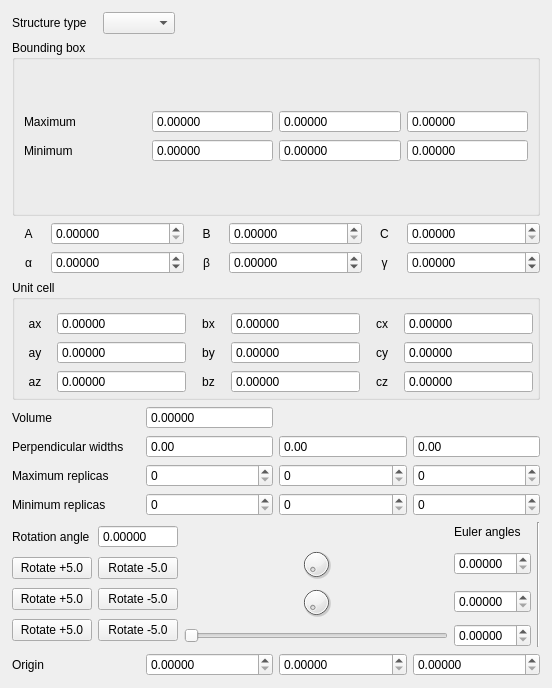
<?xml version="1.0" encoding="UTF-8"?>
<ui version="4.0">
 <class>CellMainWidget</class>
 <widget class="QWidget" name="CellMainWidget">
  <property name="geometry">
   <rect>
    <x>0</x>
    <y>0</y>
    <width>552</width>
    <height>688</height>
   </rect>
  </property>
  <property name="windowTitle">
   <string>Form</string>
  </property>
  <layout class="QVBoxLayout" name="verticalLayout_2" stretch="1,4,0,1,4,1,0,4">
   <property name="leftMargin">
    <number>12</number>
   </property>
   <property name="topMargin">
    <number>12</number>
   </property>
   <property name="rightMargin">
    <number>12</number>
   </property>
   <property name="bottomMargin">
    <number>12</number>
   </property>
   <item>
    <layout class="QHBoxLayout" name="horizontalLayout_5">
     <item>
      <widget class="QLabel" name="label">
       <property name="text">
        <string>Structure type</string>
       </property>
      </widget>
     </item>
     <item>
      <spacer name="horizontalSpacer">
       <property name="orientation">
        <enum>Qt::Horizontal</enum>
       </property>
       <property name="sizeType">
        <enum>QSizePolicy::Fixed</enum>
       </property>
       <property name="sizeHint" stdset="0">
        <size>
         <width>10</width>
         <height>20</height>
        </size>
       </property>
      </spacer>
     </item>
     <item>
      <widget class="QComboBox" name="cellStructureTypeComboBox">
       <property name="editable">
        <bool>false</bool>
       </property>
      </widget>
     </item>
     <item>
      <spacer name="horizontalSpacer_2">
       <property name="orientation">
        <enum>Qt::Horizontal</enum>
       </property>
       <property name="sizeHint" stdset="0">
        <size>
         <width>40</width>
         <height>20</height>
        </size>
       </property>
      </spacer>
     </item>
    </layout>
   </item>
   <item>
    <layout class="QVBoxLayout" name="verticalLayout_7">
     <item>
      <widget class="QGroupBox" name="groupBox">
       <property name="title">
        <string>Bounding box</string>
       </property>
       <layout class="QVBoxLayout" name="verticalLayout_6">
        <item>
         <layout class="QGridLayout" name="gridLayout">
          <item row="0" column="0">
           <widget class="QLabel" name="label_2">
            <property name="text">
             <string>Maximum</string>
            </property>
           </widget>
          </item>
          <item row="1" column="0">
           <widget class="QLabel" name="label_3">
            <property name="text">
             <string>Minimum</string>
            </property>
           </widget>
          </item>
          <item row="0" column="1">
           <widget class="CustomDoubleSpinBox" name="cellBoundingBoxMaxXDoubleSpinBox">
            <property name="readOnly">
             <bool>true</bool>
            </property>
            <property name="buttonSymbols">
             <enum>QAbstractSpinBox::NoButtons</enum>
            </property>
            <property name="keyboardTracking">
             <bool>false</bool>
            </property>
            <property name="decimals">
             <number>5</number>
            </property>
            <property name="maximum">
             <double>9999.989999999999782</double>
            </property>
           </widget>
          </item>
          <item row="0" column="2">
           <widget class="CustomDoubleSpinBox" name="cellBoundingBoxMaxYDoubleSpinBox">
            <property name="readOnly">
             <bool>true</bool>
            </property>
            <property name="buttonSymbols">
             <enum>QAbstractSpinBox::NoButtons</enum>
            </property>
            <property name="keyboardTracking">
             <bool>false</bool>
            </property>
            <property name="decimals">
             <number>5</number>
            </property>
            <property name="maximum">
             <double>9999.989999999999782</double>
            </property>
           </widget>
          </item>
          <item row="0" column="3">
           <widget class="CustomDoubleSpinBox" name="cellBoundingBoxMaxZDoubleSpinBox">
            <property name="readOnly">
             <bool>true</bool>
            </property>
            <property name="buttonSymbols">
             <enum>QAbstractSpinBox::NoButtons</enum>
            </property>
            <property name="keyboardTracking">
             <bool>false</bool>
            </property>
            <property name="decimals">
             <number>5</number>
            </property>
            <property name="minimum">
             <double>-9999.989999999999782</double>
            </property>
            <property name="maximum">
             <double>9999.989999999999782</double>
            </property>
           </widget>
          </item>
          <item row="1" column="3">
           <widget class="CustomDoubleSpinBox" name="cellBoundingBoxMinZDoubleSpinBox">
            <property name="readOnly">
             <bool>true</bool>
            </property>
            <property name="buttonSymbols">
             <enum>QAbstractSpinBox::NoButtons</enum>
            </property>
            <property name="keyboardTracking">
             <bool>false</bool>
            </property>
            <property name="decimals">
             <number>5</number>
            </property>
            <property name="maximum">
             <double>9999.989999999999782</double>
            </property>
           </widget>
          </item>
          <item row="1" column="2">
           <widget class="CustomDoubleSpinBox" name="cellBoundingBoxMinYDoubleSpinBox">
            <property name="readOnly">
             <bool>true</bool>
            </property>
            <property name="buttonSymbols">
             <enum>QAbstractSpinBox::NoButtons</enum>
            </property>
            <property name="keyboardTracking">
             <bool>false</bool>
            </property>
            <property name="decimals">
             <number>5</number>
            </property>
            <property name="minimum">
             <double>-9999.989999999999782</double>
            </property>
            <property name="maximum">
             <double>9999.989999999999782</double>
            </property>
           </widget>
          </item>
          <item row="1" column="1">
           <widget class="CustomDoubleSpinBox" name="cellBoundingBoxMinXDoubleSpinBox">
            <property name="readOnly">
             <bool>true</bool>
            </property>
            <property name="buttonSymbols">
             <enum>QAbstractSpinBox::NoButtons</enum>
            </property>
            <property name="keyboardTracking">
             <bool>false</bool>
            </property>
            <property name="decimals">
             <number>5</number>
            </property>
            <property name="minimum">
             <double>-9999.989999999999782</double>
            </property>
            <property name="maximum">
             <double>9999.989999999999782</double>
            </property>
           </widget>
          </item>
         </layout>
        </item>
       </layout>
      </widget>
     </item>
    </layout>
   </item>
   <item>
    <layout class="QGridLayout" name="gridLayout_5" columnstretch="1,4,1,4,1,4">
     <item row="1" column="0">
      <widget class="QLabel" name="label_22">
       <property name="text">
        <string>α</string>
       </property>
       <property name="alignment">
        <set>Qt::AlignCenter</set>
       </property>
      </widget>
     </item>
     <item row="0" column="2">
      <widget class="QLabel" name="label_20">
       <property name="text">
        <string>B</string>
       </property>
       <property name="alignment">
        <set>Qt::AlignCenter</set>
       </property>
      </widget>
     </item>
     <item row="1" column="4">
      <widget class="QLabel" name="label_24">
       <property name="text">
        <string>γ</string>
       </property>
       <property name="alignment">
        <set>Qt::AlignCenter</set>
       </property>
      </widget>
     </item>
     <item row="0" column="0">
      <widget class="QLabel" name="label_19">
       <property name="text">
        <string>A</string>
       </property>
       <property name="alignment">
        <set>Qt::AlignCenter</set>
       </property>
      </widget>
     </item>
     <item row="1" column="2">
      <widget class="QLabel" name="label_23">
       <property name="text">
        <string>β</string>
       </property>
       <property name="alignment">
        <set>Qt::AlignCenter</set>
       </property>
      </widget>
     </item>
     <item row="0" column="3">
      <widget class="CustomDoubleSpinBox" name="unitCellBDoubleSpinBox">
       <property name="readOnly">
        <bool>false</bool>
       </property>
       <property name="keyboardTracking">
        <bool>false</bool>
       </property>
       <property name="decimals">
        <number>5</number>
       </property>
       <property name="maximum">
        <double>999999.989999999990687</double>
       </property>
      </widget>
     </item>
     <item row="0" column="1">
      <widget class="CustomDoubleSpinBox" name="unitCellADoubleSpinBox">
       <property name="readOnly">
        <bool>false</bool>
       </property>
       <property name="keyboardTracking">
        <bool>false</bool>
       </property>
       <property name="decimals">
        <number>5</number>
       </property>
       <property name="maximum">
        <double>99999.990000000005239</double>
       </property>
      </widget>
     </item>
     <item row="1" column="1">
      <widget class="CustomDoubleSpinBox" name="unitCellAlphaDoubleSpinBox">
       <property name="readOnly">
        <bool>false</bool>
       </property>
       <property name="keyboardTracking">
        <bool>false</bool>
       </property>
       <property name="decimals">
        <number>5</number>
       </property>
       <property name="minimum">
        <double>-9999.989999999999782</double>
       </property>
       <property name="maximum">
        <double>9999.989999999999782</double>
       </property>
      </widget>
     </item>
     <item row="1" column="3">
      <widget class="CustomDoubleSpinBox" name="unitCellBetaDoubleSpinBox">
       <property name="readOnly">
        <bool>false</bool>
       </property>
       <property name="keyboardTracking">
        <bool>false</bool>
       </property>
       <property name="decimals">
        <number>5</number>
       </property>
       <property name="minimum">
        <double>-9999.989999999999782</double>
       </property>
       <property name="maximum">
        <double>9999.989999999999782</double>
       </property>
      </widget>
     </item>
     <item row="1" column="5">
      <widget class="CustomDoubleSpinBox" name="unitCellGammaDoubleSpinBox">
       <property name="readOnly">
        <bool>false</bool>
       </property>
       <property name="keyboardTracking">
        <bool>false</bool>
       </property>
       <property name="decimals">
        <number>5</number>
       </property>
       <property name="minimum">
        <double>-9999.989999999999782</double>
       </property>
       <property name="maximum">
        <double>9999.989999999999782</double>
       </property>
      </widget>
     </item>
     <item row="0" column="5">
      <widget class="CustomDoubleSpinBox" name="unitCellCDoubleSpinBox">
       <property name="readOnly">
        <bool>false</bool>
       </property>
       <property name="keyboardTracking">
        <bool>false</bool>
       </property>
       <property name="decimals">
        <number>5</number>
       </property>
       <property name="maximum">
        <double>999999.989999999990687</double>
       </property>
      </widget>
     </item>
     <item row="0" column="4">
      <widget class="QLabel" name="label_17">
       <property name="text">
        <string>C</string>
       </property>
       <property name="alignment">
        <set>Qt::AlignCenter</set>
       </property>
      </widget>
     </item>
    </layout>
   </item>
   <item>
    <layout class="QVBoxLayout" name="verticalLayout_3" stretch="2">
     <item>
      <layout class="QVBoxLayout" name="verticalLayout_4">
       <item>
        <widget class="QGroupBox" name="groupBox_2">
         <property name="title">
          <string>Unit cell</string>
         </property>
         <layout class="QVBoxLayout" name="verticalLayout_5">
          <property name="leftMargin">
           <number>4</number>
          </property>
          <property name="topMargin">
           <number>12</number>
          </property>
          <property name="rightMargin">
           <number>4</number>
          </property>
          <property name="bottomMargin">
           <number>4</number>
          </property>
          <item>
           <layout class="QGridLayout" name="gridLayout_2" columnstretch="1,4,1,4,1,4">
            <item row="2" column="4">
             <widget class="QLabel" name="label_12">
              <property name="text">
               <string>cz</string>
              </property>
              <property name="alignment">
               <set>Qt::AlignCenter</set>
              </property>
             </widget>
            </item>
            <item row="0" column="0">
             <widget class="QLabel" name="label_4">
              <property name="text">
               <string>ax</string>
              </property>
              <property name="alignment">
               <set>Qt::AlignCenter</set>
              </property>
             </widget>
            </item>
            <item row="0" column="2">
             <widget class="QLabel" name="label_7">
              <property name="text">
               <string>bx</string>
              </property>
              <property name="alignment">
               <set>Qt::AlignCenter</set>
              </property>
             </widget>
            </item>
            <item row="0" column="4">
             <widget class="QLabel" name="label_10">
              <property name="text">
               <string>cx</string>
              </property>
              <property name="alignment">
               <set>Qt::AlignCenter</set>
              </property>
             </widget>
            </item>
            <item row="1" column="0">
             <widget class="QLabel" name="label_5">
              <property name="text">
               <string>ay</string>
              </property>
              <property name="alignment">
               <set>Qt::AlignCenter</set>
              </property>
             </widget>
            </item>
            <item row="2" column="0">
             <widget class="QLabel" name="label_6">
              <property name="text">
               <string>az</string>
              </property>
              <property name="alignment">
               <set>Qt::AlignCenter</set>
              </property>
             </widget>
            </item>
            <item row="1" column="2">
             <widget class="QLabel" name="label_9">
              <property name="text">
               <string>by</string>
              </property>
              <property name="alignment">
               <set>Qt::AlignCenter</set>
              </property>
             </widget>
            </item>
            <item row="1" column="4">
             <widget class="QLabel" name="label_11">
              <property name="text">
               <string>cy</string>
              </property>
              <property name="alignment">
               <set>Qt::AlignCenter</set>
              </property>
             </widget>
            </item>
            <item row="2" column="2">
             <widget class="QLabel" name="label_8">
              <property name="text">
               <string>bz</string>
              </property>
              <property name="alignment">
               <set>Qt::AlignCenter</set>
              </property>
             </widget>
            </item>
            <item row="0" column="1">
             <widget class="CustomDoubleSpinBox" name="unitCellAXDoubleSpinBox">
              <property name="readOnly">
               <bool>true</bool>
              </property>
              <property name="buttonSymbols">
               <enum>QAbstractSpinBox::NoButtons</enum>
              </property>
              <property name="keyboardTracking">
               <bool>false</bool>
              </property>
              <property name="decimals">
               <number>5</number>
              </property>
              <property name="minimum">
               <double>-99999.990000000005239</double>
              </property>
              <property name="maximum">
               <double>99999.990000000005239</double>
              </property>
             </widget>
            </item>
            <item row="1" column="1">
             <widget class="CustomDoubleSpinBox" name="unitCellAYDoubleSpinBox">
              <property name="readOnly">
               <bool>true</bool>
              </property>
              <property name="buttonSymbols">
               <enum>QAbstractSpinBox::NoButtons</enum>
              </property>
              <property name="keyboardTracking">
               <bool>false</bool>
              </property>
              <property name="decimals">
               <number>5</number>
              </property>
              <property name="minimum">
               <double>-999.990000000000009</double>
              </property>
              <property name="maximum">
               <double>999.990000000000009</double>
              </property>
             </widget>
            </item>
            <item row="2" column="1">
             <widget class="CustomDoubleSpinBox" name="unitCellAZDoubleSpinBox">
              <property name="readOnly">
               <bool>true</bool>
              </property>
              <property name="buttonSymbols">
               <enum>QAbstractSpinBox::NoButtons</enum>
              </property>
              <property name="keyboardTracking">
               <bool>false</bool>
              </property>
              <property name="decimals">
               <number>5</number>
              </property>
              <property name="minimum">
               <double>-999.990000000000009</double>
              </property>
              <property name="maximum">
               <double>999.990000000000009</double>
              </property>
             </widget>
            </item>
            <item row="0" column="3">
             <widget class="CustomDoubleSpinBox" name="unitCellBXDoubleSpinBox">
              <property name="readOnly">
               <bool>true</bool>
              </property>
              <property name="buttonSymbols">
               <enum>QAbstractSpinBox::NoButtons</enum>
              </property>
              <property name="keyboardTracking">
               <bool>false</bool>
              </property>
              <property name="decimals">
               <number>5</number>
              </property>
              <property name="minimum">
               <double>-99999.990000000005239</double>
              </property>
              <property name="maximum">
               <double>99999.990000000005239</double>
              </property>
             </widget>
            </item>
            <item row="1" column="3">
             <widget class="CustomDoubleSpinBox" name="unitCellBYDoubleSpinBox">
              <property name="readOnly">
               <bool>true</bool>
              </property>
              <property name="buttonSymbols">
               <enum>QAbstractSpinBox::NoButtons</enum>
              </property>
              <property name="keyboardTracking">
               <bool>false</bool>
              </property>
              <property name="decimals">
               <number>5</number>
              </property>
              <property name="minimum">
               <double>-99999.990000000005239</double>
              </property>
              <property name="maximum">
               <double>99999.990000000005239</double>
              </property>
             </widget>
            </item>
            <item row="2" column="3">
             <widget class="CustomDoubleSpinBox" name="unitCellBZDoubleSpinBox">
              <property name="readOnly">
               <bool>true</bool>
              </property>
              <property name="buttonSymbols">
               <enum>QAbstractSpinBox::NoButtons</enum>
              </property>
              <property name="keyboardTracking">
               <bool>false</bool>
              </property>
              <property name="decimals">
               <number>5</number>
              </property>
              <property name="minimum">
               <double>-99999.990000000005239</double>
              </property>
              <property name="maximum">
               <double>99999.990000000005239</double>
              </property>
             </widget>
            </item>
            <item row="0" column="5">
             <widget class="CustomDoubleSpinBox" name="unitCellCXDoubleSpinBox">
              <property name="readOnly">
               <bool>true</bool>
              </property>
              <property name="buttonSymbols">
               <enum>QAbstractSpinBox::NoButtons</enum>
              </property>
              <property name="keyboardTracking">
               <bool>false</bool>
              </property>
              <property name="decimals">
               <number>5</number>
              </property>
              <property name="minimum">
               <double>-99999.990000000005239</double>
              </property>
              <property name="maximum">
               <double>99999.990000000005239</double>
              </property>
             </widget>
            </item>
            <item row="1" column="5">
             <widget class="CustomDoubleSpinBox" name="unitCellCYDoubleSpinBox">
              <property name="readOnly">
               <bool>true</bool>
              </property>
              <property name="buttonSymbols">
               <enum>QAbstractSpinBox::NoButtons</enum>
              </property>
              <property name="keyboardTracking">
               <bool>false</bool>
              </property>
              <property name="decimals">
               <number>5</number>
              </property>
              <property name="minimum">
               <double>-99999.990000000005239</double>
              </property>
              <property name="maximum">
               <double>99999.990000000005239</double>
              </property>
             </widget>
            </item>
            <item row="2" column="5">
             <widget class="CustomDoubleSpinBox" name="unitCellCZDoubleSpinBox">
              <property name="readOnly">
               <bool>true</bool>
              </property>
              <property name="buttonSymbols">
               <enum>QAbstractSpinBox::NoButtons</enum>
              </property>
              <property name="keyboardTracking">
               <bool>false</bool>
              </property>
              <property name="decimals">
               <number>5</number>
              </property>
              <property name="minimum">
               <double>-99999.990000000005239</double>
              </property>
              <property name="maximum">
               <double>99999.990000000005239</double>
              </property>
             </widget>
            </item>
           </layout>
          </item>
         </layout>
        </widget>
       </item>
      </layout>
     </item>
    </layout>
   </item>
   <item>
    <layout class="QHBoxLayout" name="horizontalLayout_6">
     <item>
      <layout class="QGridLayout" name="gridLayout_3">
       <item row="1" column="1">
        <widget class="CustomDoubleSpinBox" name="perpendicularWidthXDoubleSpinBox">
         <property name="readOnly">
          <bool>true</bool>
         </property>
         <property name="buttonSymbols">
          <enum>QAbstractSpinBox::NoButtons</enum>
         </property>
         <property name="keyboardTracking">
          <bool>false</bool>
         </property>
         <property name="decimals">
          <number>2</number>
         </property>
         <property name="maximum">
          <double>999999.989999999990687</double>
         </property>
        </widget>
       </item>
       <item row="0" column="1">
        <widget class="CustomDoubleSpinBox" name="volumeDoubleSpinBox">
         <property name="readOnly">
          <bool>true</bool>
         </property>
         <property name="buttonSymbols">
          <enum>QAbstractSpinBox::NoButtons</enum>
         </property>
         <property name="keyboardTracking">
          <bool>false</bool>
         </property>
         <property name="decimals">
          <number>5</number>
         </property>
         <property name="maximum">
          <double>999999.989999999990687</double>
         </property>
        </widget>
       </item>
       <item row="1" column="0">
        <widget class="QLabel" name="label_14">
         <property name="text">
          <string>Perpendicular widths</string>
         </property>
        </widget>
       </item>
       <item row="0" column="0">
        <widget class="QLabel" name="label_13">
         <property name="text">
          <string>Volume</string>
         </property>
        </widget>
       </item>
       <item row="1" column="2">
        <widget class="CustomDoubleSpinBox" name="perpendicularWidthYDoubleSpinBox">
         <property name="readOnly">
          <bool>true</bool>
         </property>
         <property name="buttonSymbols">
          <enum>QAbstractSpinBox::NoButtons</enum>
         </property>
         <property name="keyboardTracking">
          <bool>false</bool>
         </property>
         <property name="decimals">
          <number>2</number>
         </property>
         <property name="maximum">
          <double>999999.989999999990687</double>
         </property>
        </widget>
       </item>
       <item row="1" column="3">
        <widget class="CustomDoubleSpinBox" name="perpendicularWidthZDoubleSpinBox">
         <property name="readOnly">
          <bool>true</bool>
         </property>
         <property name="buttonSymbols">
          <enum>QAbstractSpinBox::NoButtons</enum>
         </property>
         <property name="keyboardTracking">
          <bool>false</bool>
         </property>
         <property name="decimals">
          <number>2</number>
         </property>
         <property name="maximum">
          <double>999999.989999999990687</double>
         </property>
        </widget>
       </item>
      </layout>
     </item>
    </layout>
   </item>
   <item>
    <layout class="QHBoxLayout" name="horizontalLayout_7">
     <item>
      <layout class="QGridLayout" name="gridLayout_7">
       <item row="0" column="0">
        <widget class="QLabel" name="label_15">
         <property name="text">
          <string>Maximum replicas</string>
         </property>
        </widget>
       </item>
       <item row="0" column="1">
        <widget class="CustomIntSpinBox" name="cellMaximumReplicaX">
         <property name="keyboardTracking">
          <bool>false</bool>
         </property>
        </widget>
       </item>
       <item row="0" column="2">
        <widget class="CustomIntSpinBox" name="cellMaximumReplicaY">
         <property name="focusPolicy">
          <enum>Qt::WheelFocus</enum>
         </property>
         <property name="keyboardTracking">
          <bool>false</bool>
         </property>
        </widget>
       </item>
       <item row="0" column="3">
        <widget class="CustomIntSpinBox" name="cellMaximumReplicaZ">
         <property name="keyboardTracking">
          <bool>false</bool>
         </property>
        </widget>
       </item>
       <item row="1" column="0">
        <widget class="QLabel" name="label_25">
         <property name="text">
          <string>Minimum replicas</string>
         </property>
        </widget>
       </item>
       <item row="1" column="1">
        <widget class="CustomIntSpinBox" name="cellMinimumReplicaX">
         <property name="keyboardTracking">
          <bool>false</bool>
         </property>
        </widget>
       </item>
       <item row="1" column="2">
        <widget class="CustomIntSpinBox" name="cellMinimumReplicaY">
         <property name="keyboardTracking">
          <bool>false</bool>
         </property>
        </widget>
       </item>
       <item row="1" column="3">
        <widget class="CustomIntSpinBox" name="cellMinimumReplicaZ">
         <property name="keyboardTracking">
          <bool>false</bool>
         </property>
        </widget>
       </item>
      </layout>
     </item>
    </layout>
   </item>
   <item>
    <layout class="QHBoxLayout" name="horizontalLayout">
     <item>
      <layout class="QGridLayout" name="gridLayout_6">
       <item row="0" column="0">
        <widget class="QLabel" name="label_18">
         <property name="text">
          <string>Rotation angle</string>
         </property>
        </widget>
       </item>
       <item row="3" column="1">
        <widget class="QPushButton" name="rotateMinusYPushButton">
         <property name="text">
          <string>Rotate -5.0</string>
         </property>
        </widget>
       </item>
       <item row="1" column="0">
        <widget class="QPushButton" name="rotatePlusXPushButton">
         <property name="text">
          <string>Rotate +5.0</string>
         </property>
        </widget>
       </item>
       <item row="1" column="1">
        <widget class="QPushButton" name="rotateMinusXPushButton">
         <property name="text">
          <string>Rotate -5.0</string>
         </property>
        </widget>
       </item>
       <item row="2" column="1">
        <widget class="QPushButton" name="rotateMinusZPushButton">
         <property name="text">
          <string>Rotate -5.0</string>
         </property>
        </widget>
       </item>
       <item row="2" column="0">
        <widget class="QPushButton" name="rotatePlusZPushButton">
         <property name="text">
          <string>Rotate +5.0</string>
         </property>
        </widget>
       </item>
       <item row="3" column="0">
        <widget class="QPushButton" name="rotatePlusYPushButton">
         <property name="text">
          <string>Rotate +5.0</string>
         </property>
        </widget>
       </item>
       <item row="0" column="1">
        <widget class="CustomDoubleSpinBox" name="rotationAngleDoubleSpinBox">
         <property name="buttonSymbols">
          <enum>QAbstractSpinBox::NoButtons</enum>
         </property>
         <property name="decimals">
          <number>5</number>
         </property>
        </widget>
       </item>
      </layout>
     </item>
     <item>
      <layout class="QGridLayout" name="gridLayout_9">
       <item row="0" column="1">
        <widget class="QLabel" name="label_21">
         <property name="text">
          <string>Euler angles</string>
         </property>
        </widget>
       </item>
       <item row="1" column="0">
        <widget class="QDoubleDial" name="EulerAngleXDial">
         <property name="maximumSize">
          <size>
           <width>16777215</width>
           <height>32</height>
          </size>
         </property>
         <property name="focusPolicy">
          <enum>Qt::NoFocus</enum>
         </property>
        </widget>
       </item>
       <item row="2" column="0">
        <widget class="QDoubleDial" name="EulerAngleZDial">
         <property name="maximumSize">
          <size>
           <width>16777215</width>
           <height>32</height>
          </size>
         </property>
         <property name="focusPolicy">
          <enum>Qt::NoFocus</enum>
         </property>
        </widget>
       </item>
       <item row="0" column="0">
        <spacer name="horizontalSpacer_3">
         <property name="orientation">
          <enum>Qt::Horizontal</enum>
         </property>
         <property name="sizeHint" stdset="0">
          <size>
           <width>40</width>
           <height>20</height>
          </size>
         </property>
        </spacer>
       </item>
       <item row="3" column="0">
        <widget class="QDoubleSlider" name="EulerAngleYSlider">
         <property name="focusPolicy">
          <enum>Qt::NoFocus</enum>
         </property>
         <property name="orientation">
          <enum>Qt::Horizontal</enum>
         </property>
        </widget>
       </item>
       <item row="2" column="1">
        <widget class="CustomDoubleSpinBox" name="EulerAngleZDoubleSpinBox">
         <property name="decimals">
          <number>5</number>
         </property>
        </widget>
       </item>
       <item row="3" column="1">
        <widget class="CustomDoubleSpinBox" name="EulerAngleYDoubleSpinBox">
         <property name="decimals">
          <number>5</number>
         </property>
        </widget>
       </item>
       <item row="1" column="1">
        <widget class="CustomDoubleSpinBox" name="EulerAngleXDoubleSpinBox">
         <property name="decimals">
          <number>5</number>
         </property>
        </widget>
       </item>
      </layout>
     </item>
     <item>
      <widget class="Line" name="line">
       <property name="orientation">
        <enum>Qt::Vertical</enum>
       </property>
      </widget>
     </item>
    </layout>
   </item>
   <item>
    <layout class="QHBoxLayout" name="horizontalLayout_3">
     <item>
      <widget class="QLabel" name="label_16">
       <property name="text">
        <string>Origin</string>
       </property>
      </widget>
     </item>
     <item>
      <widget class="CustomDoubleSpinBox" name="originXDoubleSpinBox">
       <property name="keyboardTracking">
        <bool>false</bool>
       </property>
       <property name="decimals">
        <number>5</number>
       </property>
       <property name="maximum">
        <double>9999.989999999999782</double>
       </property>
      </widget>
     </item>
     <item>
      <widget class="CustomDoubleSpinBox" name="originYDoubleSpinBox">
       <property name="keyboardTracking">
        <bool>false</bool>
       </property>
       <property name="decimals">
        <number>5</number>
       </property>
       <property name="maximum">
        <double>9999.989999999999782</double>
       </property>
      </widget>
     </item>
     <item>
      <widget class="CustomDoubleSpinBox" name="originZDoubleSpinBox">
       <property name="keyboardTracking">
        <bool>false</bool>
       </property>
       <property name="decimals">
        <number>5</number>
       </property>
       <property name="maximum">
        <double>9999.989999999999782</double>
       </property>
      </widget>
     </item>
    </layout>
   </item>
  </layout>
 </widget>
 <customwidgets>
  <customwidget>
   <class>CustomDoubleSpinBox</class>
   <extends>QDoubleSpinBox</extends>
   <header>customdoublespinbox.h</header>
  </customwidget>
  <customwidget>
   <class>QDoubleSlider</class>
   <extends>QSlider</extends>
   <header>qdoubleslider.h</header>
  </customwidget>
  <customwidget>
   <class>CustomIntSpinBox</class>
   <extends>QSpinBox</extends>
   <header>customintspinbox.h</header>
  </customwidget>
  <customwidget>
   <class>QDoubleDial</class>
   <extends>QDial</extends>
   <header>qdoubledial.h</header>
  </customwidget>
 </customwidgets>
 <resources/>
 <connections/>
</ui>
